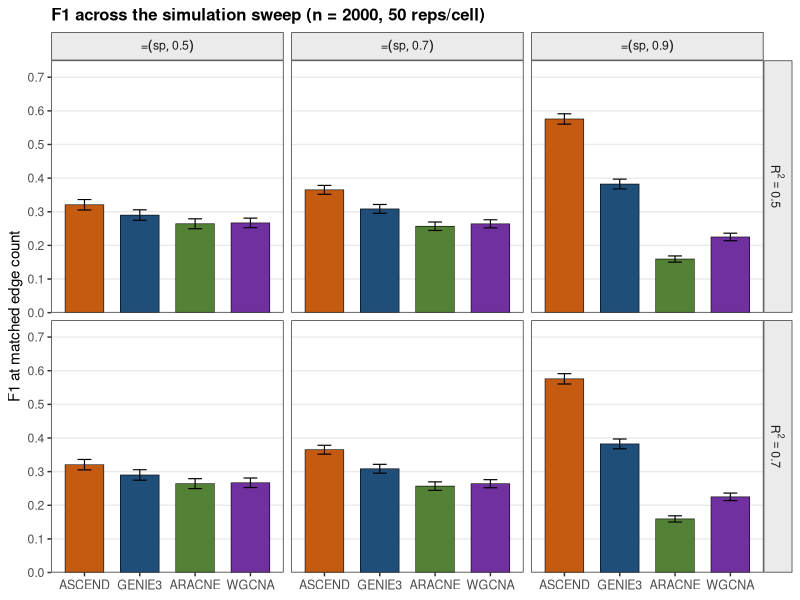
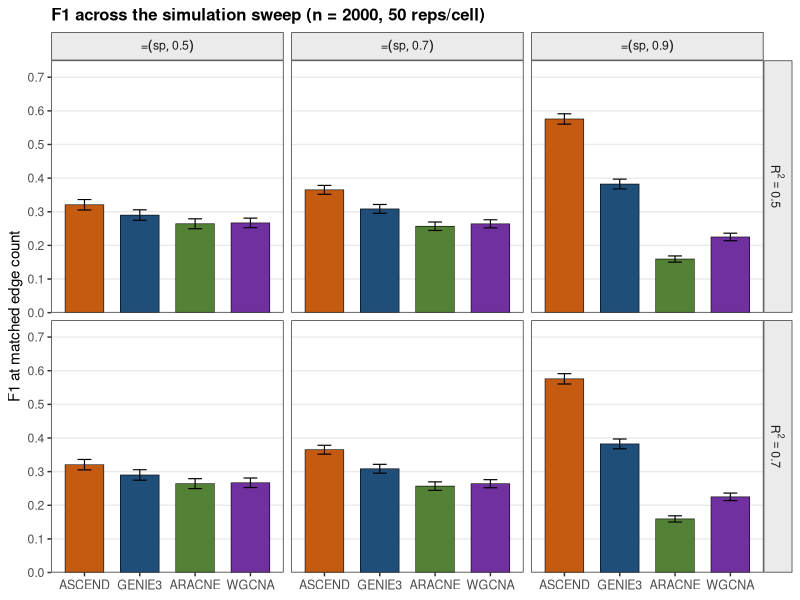

The R script that drew these images, in order:
# =============================================================================
# Generate Fig: F1 at matched edge count, n=2000, all (R2, sp) cells.
# Reads the two raw CSVs you uploaded and produces bench_f1_heatmap.pdf
# =============================================================================

suppressPackageStartupMessages({
  library(data.table)
  library(ggplot2)
})

d_r05 <- fread("benchmark_v2_main_raw.csv")
d_r07 <- fread("benchmark_v2_main_raw.csv")
d_r05[, r2_label := "0.5"]
d_r07[, r2_label := "0.7"]
d <- rbind(d_r05, d_r07)

# Filter to n=2000 for the headline figure
dd <- d[n == 2000L]

# Per-cell summary
summ <- dd[, .(F1_m = mean(f1, na.rm = TRUE),
               F1_se = sd(f1, na.rm = TRUE) / sqrt(.N)),
           by = .(method, sp, r2_label)]
summ[, method := factor(method, levels = c("ASCEND","GENIE3","ARACNE","WGCNA"))]
summ[, sp_label := factor(paste0("sp = ", sp),
                          levels = c("sp = 0.5","sp = 0.7","sp = 0.9"))]
summ[, r2_facet := factor(paste0("R^2 == ", r2_label))]

cols <- c(ASCEND = "#C55A11", GENIE3 = "#1F4E79",
          ARACNE = "#538135", WGCNA  = "#7030A0")

p <- ggplot(summ, aes(x = method, y = F1_m, fill = method)) +
  geom_col(width = 0.7, colour = "black", linewidth = 0.2) +
  geom_errorbar(aes(ymin = pmax(0, F1_m - F1_se), ymax = F1_m + F1_se),
                width = 0.25, linewidth = 0.4) +
  facet_grid(r2_facet ~ sp_label, labeller = label_parsed) +
  scale_fill_manual(values = cols, guide = "none") +
  scale_y_continuous(limits = c(0, 0.75), breaks = seq(0, 0.7, 0.1),
                     expand = c(0, 0)) +
  labs(x = NULL, y = "F1 at matched edge count",
       title = "F1 across the simulation sweep (n = 2000, 50 reps/cell)") +
  theme_bw(base_size = 11) +
  theme(plot.title = element_text(face = "bold", size = 12),
        strip.background = element_rect(fill = "grey92"),
        strip.text = element_text(face = "bold"),
        panel.grid.minor = element_blank(),
        panel.grid.major.x = element_blank(),
        axis.text.x = element_text(angle = 0, size = 9))

ggsave("bench_f1_heatmap.pdf", p, width = 9, height = 5.5, device = cairo_pdf)
ggsave("bench_f1_heatmap.png", p, width = 9, height = 5.5, dpi = 300)
cat("Saved bench_f1_heatmap.pdf and .png\n")
